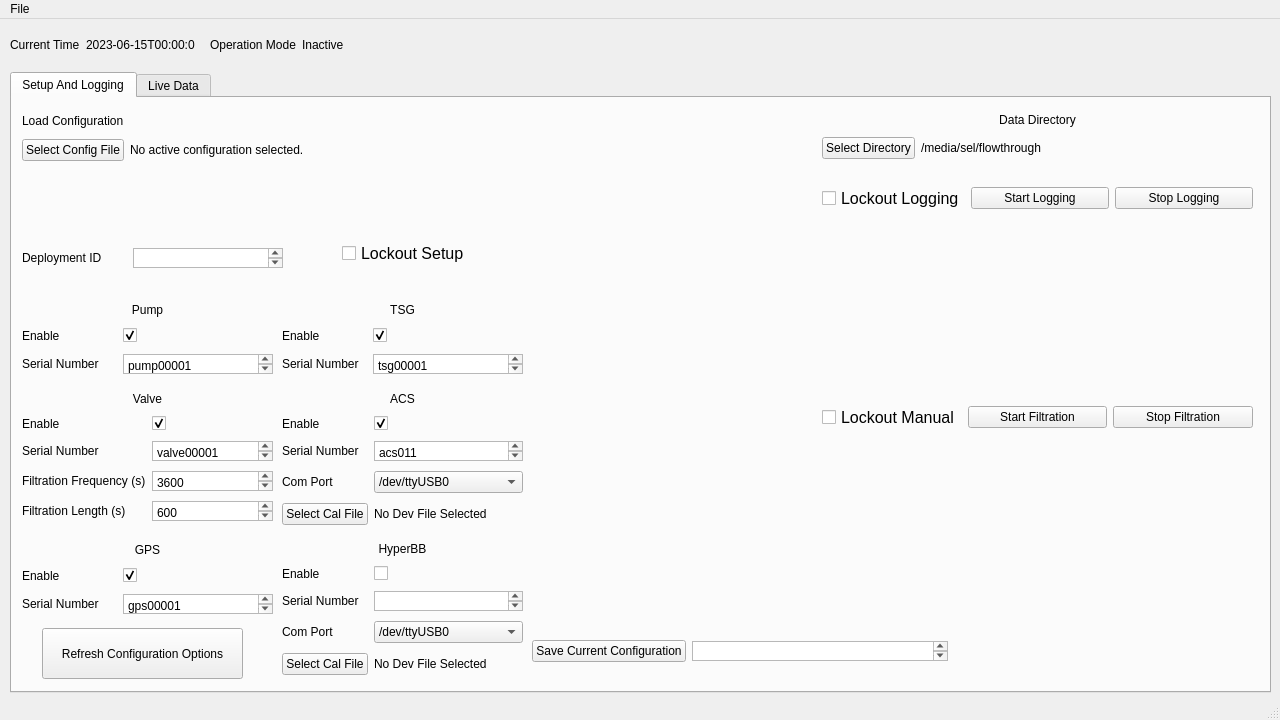
<?xml version="1.0" encoding="UTF-8"?>
<ui version="4.0">
 <class>MainWindow</class>
 <widget class="QMainWindow" name="MainWindow">
  <property name="geometry">
   <rect>
    <x>0</x>
    <y>0</y>
    <width>1280</width>
    <height>720</height>
   </rect>
  </property>
  <property name="sizePolicy">
   <sizepolicy hsizetype="Fixed" vsizetype="Fixed">
    <horstretch>0</horstretch>
    <verstretch>0</verstretch>
   </sizepolicy>
  </property>
  <property name="minimumSize">
   <size>
    <width>1280</width>
    <height>720</height>
   </size>
  </property>
  <property name="maximumSize">
   <size>
    <width>1280</width>
    <height>720</height>
   </size>
  </property>
  <property name="windowTitle">
   <string>MainWindow</string>
  </property>
  <widget class="QWidget" name="centralwidget">
   <widget class="QTabWidget" name="TabWidget">
    <property name="geometry">
     <rect>
      <x>10</x>
      <y>53</y>
      <width>1261</width>
      <height>621</height>
     </rect>
    </property>
    <property name="currentIndex">
     <number>0</number>
    </property>
    <widget class="QWidget" name="ComLogTab">
     <attribute name="title">
      <string>Setup And Logging</string>
     </attribute>
     <widget class="QWidget" name="gridLayoutWidget_3">
      <property name="geometry">
       <rect>
        <x>810</x>
        <y>10</y>
        <width>431</width>
        <height>51</height>
       </rect>
      </property>
      <layout class="QGridLayout" name="gridLayout_3" columnstretch="0,1">
       <item row="1" column="0">
        <widget class="QPushButton" name="pushButton">
         <property name="text">
          <string>Select Directory</string>
         </property>
        </widget>
       </item>
       <item row="1" column="1">
        <widget class="QLabel" name="label_10">
         <property name="text">
          <string>/media/sel/flowthrough</string>
         </property>
        </widget>
       </item>
       <item row="0" column="0" colspan="2">
        <widget class="QLabel" name="label_11">
         <property name="text">
          <string>Data Directory</string>
         </property>
         <property name="alignment">
          <set>Qt::AlignCenter</set>
         </property>
        </widget>
       </item>
      </layout>
     </widget>
     <widget class="QWidget" name="gridLayoutWidget_4">
      <property name="geometry">
       <rect>
        <x>10</x>
        <y>10</y>
        <width>431</width>
        <height>53</height>
       </rect>
      </property>
      <layout class="QGridLayout" name="gridLayout_4" rowstretch="0,0" columnstretch="0,1">
       <property name="bottomMargin">
        <number>0</number>
       </property>
       <property name="spacing">
        <number>6</number>
       </property>
       <item row="1" column="0">
        <widget class="QPushButton" name="pushButton_3">
         <property name="text">
          <string>Select Config File</string>
         </property>
        </widget>
       </item>
       <item row="1" column="1">
        <widget class="QLabel" name="label_18">
         <property name="text">
          <string>No active configuration selected.</string>
         </property>
        </widget>
       </item>
       <item row="0" column="0" colspan="2">
        <widget class="QLabel" name="label_17">
         <property name="text">
          <string>Load Configuration</string>
         </property>
        </widget>
       </item>
      </layout>
     </widget>
     <widget class="QWidget" name="gridLayoutWidget_8">
      <property name="geometry">
       <rect>
        <x>10</x>
        <y>200</y>
        <width>251</width>
        <height>81</height>
       </rect>
      </property>
      <layout class="QGridLayout" name="gridLayout_8">
       <item row="1" column="1">
        <widget class="QCheckBox" name="checkBox">
         <property name="text">
          <string/>
         </property>
         <property name="checked">
          <bool>true</bool>
         </property>
        </widget>
       </item>
       <item row="2" column="0">
        <widget class="QLabel" name="label_3">
         <property name="text">
          <string>Serial Number</string>
         </property>
        </widget>
       </item>
       <item row="1" column="0">
        <widget class="QLabel" name="label_12">
         <property name="text">
          <string>Enable</string>
         </property>
        </widget>
       </item>
       <item row="2" column="1">
        <widget class="QPlainTextEdit" name="plainTextEdit_2">
         <property name="sizePolicy">
          <sizepolicy hsizetype="Expanding" vsizetype="Fixed">
           <horstretch>0</horstretch>
           <verstretch>20</verstretch>
          </sizepolicy>
         </property>
         <property name="maximumSize">
          <size>
           <width>150</width>
           <height>20</height>
          </size>
         </property>
         <property name="plainText">
          <string>pump00001</string>
         </property>
        </widget>
       </item>
       <item row="0" column="0" colspan="2">
        <widget class="QLabel" name="label_2">
         <property name="sizePolicy">
          <sizepolicy hsizetype="Preferred" vsizetype="Fixed">
           <horstretch>0</horstretch>
           <verstretch>0</verstretch>
          </sizepolicy>
         </property>
         <property name="text">
          <string>Pump</string>
         </property>
         <property name="alignment">
          <set>Qt::AlignCenter</set>
         </property>
        </widget>
       </item>
      </layout>
     </widget>
     <widget class="QWidget" name="gridLayoutWidget_9">
      <property name="geometry">
       <rect>
        <x>10</x>
        <y>290</y>
        <width>251</width>
        <height>141</height>
       </rect>
      </property>
      <layout class="QGridLayout" name="gridLayout_9">
       <item row="3" column="1">
        <widget class="QPlainTextEdit" name="plainTextEdit_4">
         <property name="sizePolicy">
          <sizepolicy hsizetype="Expanding" vsizetype="Fixed">
           <horstretch>0</horstretch>
           <verstretch>20</verstretch>
          </sizepolicy>
         </property>
         <property name="maximumSize">
          <size>
           <width>150</width>
           <height>20</height>
          </size>
         </property>
         <property name="plainText">
          <string>3600</string>
         </property>
        </widget>
       </item>
       <item row="4" column="0">
        <widget class="QLabel" name="label_20">
         <property name="text">
          <string>Filtration Length (s)</string>
         </property>
        </widget>
       </item>
       <item row="4" column="1">
        <widget class="QPlainTextEdit" name="plainTextEdit_5">
         <property name="sizePolicy">
          <sizepolicy hsizetype="Expanding" vsizetype="Fixed">
           <horstretch>0</horstretch>
           <verstretch>20</verstretch>
          </sizepolicy>
         </property>
         <property name="maximumSize">
          <size>
           <width>150</width>
           <height>20</height>
          </size>
         </property>
         <property name="plainText">
          <string>600</string>
         </property>
        </widget>
       </item>
       <item row="3" column="0">
        <widget class="QLabel" name="label_19">
         <property name="text">
          <string>Filtration Frequency (s)</string>
         </property>
        </widget>
       </item>
       <item row="2" column="0">
        <widget class="QLabel" name="label_13">
         <property name="text">
          <string>Serial Number</string>
         </property>
        </widget>
       </item>
       <item row="1" column="0">
        <widget class="QLabel" name="label_14">
         <property name="text">
          <string>Enable</string>
         </property>
        </widget>
       </item>
       <item row="1" column="1">
        <widget class="QCheckBox" name="checkBox_2">
         <property name="text">
          <string/>
         </property>
         <property name="checked">
          <bool>true</bool>
         </property>
        </widget>
       </item>
       <item row="0" column="0" colspan="2">
        <widget class="QLabel" name="label_16">
         <property name="sizePolicy">
          <sizepolicy hsizetype="Preferred" vsizetype="Fixed">
           <horstretch>0</horstretch>
           <verstretch>0</verstretch>
          </sizepolicy>
         </property>
         <property name="text">
          <string>Valve</string>
         </property>
         <property name="alignment">
          <set>Qt::AlignCenter</set>
         </property>
        </widget>
       </item>
       <item row="2" column="1">
        <widget class="QPlainTextEdit" name="plainTextEdit_3">
         <property name="sizePolicy">
          <sizepolicy hsizetype="Expanding" vsizetype="Fixed">
           <horstretch>0</horstretch>
           <verstretch>20</verstretch>
          </sizepolicy>
         </property>
         <property name="maximumSize">
          <size>
           <width>150</width>
           <height>20</height>
          </size>
         </property>
         <property name="plainText">
          <string>valve00001</string>
         </property>
        </widget>
       </item>
      </layout>
     </widget>
     <widget class="QWidget" name="gridLayoutWidget_10">
      <property name="geometry">
       <rect>
        <x>10</x>
        <y>440</y>
        <width>251</width>
        <height>81</height>
       </rect>
      </property>
      <layout class="QGridLayout" name="gridLayout_10">
       <item row="0" column="0" colspan="2">
        <widget class="QLabel" name="label_25">
         <property name="sizePolicy">
          <sizepolicy hsizetype="Preferred" vsizetype="Fixed">
           <horstretch>0</horstretch>
           <verstretch>0</verstretch>
          </sizepolicy>
         </property>
         <property name="text">
          <string>GPS</string>
         </property>
         <property name="alignment">
          <set>Qt::AlignCenter</set>
         </property>
        </widget>
       </item>
       <item row="2" column="0">
        <widget class="QLabel" name="label_22">
         <property name="text">
          <string>Serial Number</string>
         </property>
        </widget>
       </item>
       <item row="1" column="0">
        <widget class="QLabel" name="label_23">
         <property name="text">
          <string>Enable</string>
         </property>
        </widget>
       </item>
       <item row="1" column="1">
        <widget class="QCheckBox" name="checkBox_3">
         <property name="text">
          <string/>
         </property>
         <property name="checked">
          <bool>true</bool>
         </property>
        </widget>
       </item>
       <item row="2" column="1">
        <widget class="QPlainTextEdit" name="plainTextEdit_6">
         <property name="sizePolicy">
          <sizepolicy hsizetype="Expanding" vsizetype="Fixed">
           <horstretch>0</horstretch>
           <verstretch>20</verstretch>
          </sizepolicy>
         </property>
         <property name="maximumSize">
          <size>
           <width>150</width>
           <height>20</height>
          </size>
         </property>
         <property name="plainText">
          <string>gps00001</string>
         </property>
        </widget>
       </item>
      </layout>
     </widget>
     <widget class="QWidget" name="gridLayoutWidget_11">
      <property name="geometry">
       <rect>
        <x>270</x>
        <y>200</y>
        <width>241</width>
        <height>81</height>
       </rect>
      </property>
      <layout class="QGridLayout" name="gridLayout_11">
       <item row="1" column="1">
        <widget class="QCheckBox" name="checkBox_4">
         <property name="text">
          <string/>
         </property>
         <property name="checkable">
          <bool>true</bool>
         </property>
         <property name="checked">
          <bool>true</bool>
         </property>
        </widget>
       </item>
       <item row="1" column="0">
        <widget class="QLabel" name="label_32">
         <property name="text">
          <string>Enable</string>
         </property>
        </widget>
       </item>
       <item row="2" column="0">
        <widget class="QLabel" name="label_30">
         <property name="text">
          <string>Serial Number</string>
         </property>
        </widget>
       </item>
       <item row="0" column="0" colspan="2">
        <widget class="QLabel" name="label_28">
         <property name="sizePolicy">
          <sizepolicy hsizetype="Preferred" vsizetype="Fixed">
           <horstretch>0</horstretch>
           <verstretch>0</verstretch>
          </sizepolicy>
         </property>
         <property name="text">
          <string>TSG</string>
         </property>
         <property name="alignment">
          <set>Qt::AlignCenter</set>
         </property>
        </widget>
       </item>
       <item row="2" column="1">
        <widget class="QPlainTextEdit" name="plainTextEdit_8">
         <property name="sizePolicy">
          <sizepolicy hsizetype="Expanding" vsizetype="Fixed">
           <horstretch>0</horstretch>
           <verstretch>20</verstretch>
          </sizepolicy>
         </property>
         <property name="maximumSize">
          <size>
           <width>150</width>
           <height>20</height>
          </size>
         </property>
         <property name="plainText">
          <string>tsg00001</string>
         </property>
        </widget>
       </item>
      </layout>
     </widget>
     <widget class="QWidget" name="gridLayoutWidget_12">
      <property name="geometry">
       <rect>
        <x>270</x>
        <y>290</y>
        <width>241</width>
        <height>141</height>
       </rect>
      </property>
      <layout class="QGridLayout" name="gridLayout_12">
       <item row="0" column="0" colspan="2">
        <widget class="QLabel" name="label_33">
         <property name="sizePolicy">
          <sizepolicy hsizetype="Preferred" vsizetype="Fixed">
           <horstretch>0</horstretch>
           <verstretch>0</verstretch>
          </sizepolicy>
         </property>
         <property name="text">
          <string>ACS</string>
         </property>
         <property name="alignment">
          <set>Qt::AlignCenter</set>
         </property>
        </widget>
       </item>
       <item row="3" column="1">
        <widget class="QComboBox" name="comboBox_8">
         <item>
          <property name="text">
           <string>/dev/ttyUSB0</string>
          </property>
         </item>
         <item>
          <property name="text">
           <string>Select Com Port</string>
          </property>
         </item>
        </widget>
       </item>
       <item row="3" column="0">
        <widget class="QLabel" name="label_34">
         <property name="text">
          <string>Com Port</string>
         </property>
        </widget>
       </item>
       <item row="2" column="0">
        <widget class="QLabel" name="label_35">
         <property name="text">
          <string>Serial Number</string>
         </property>
        </widget>
       </item>
       <item row="1" column="0">
        <widget class="QLabel" name="label_37">
         <property name="text">
          <string>Enable</string>
         </property>
        </widget>
       </item>
       <item row="1" column="1">
        <widget class="QCheckBox" name="checkBox_5">
         <property name="text">
          <string/>
         </property>
         <property name="checked">
          <bool>true</bool>
         </property>
        </widget>
       </item>
       <item row="2" column="1">
        <widget class="QPlainTextEdit" name="plainTextEdit_9">
         <property name="sizePolicy">
          <sizepolicy hsizetype="Expanding" vsizetype="Fixed">
           <horstretch>0</horstretch>
           <verstretch>20</verstretch>
          </sizepolicy>
         </property>
         <property name="maximumSize">
          <size>
           <width>150</width>
           <height>20</height>
          </size>
         </property>
         <property name="plainText">
          <string>acs011</string>
         </property>
        </widget>
       </item>
       <item row="4" column="0">
        <widget class="QPushButton" name="pushButton_2">
         <property name="text">
          <string>Select Cal File</string>
         </property>
        </widget>
       </item>
       <item row="4" column="1">
        <widget class="QLabel" name="label_36">
         <property name="text">
          <string>No Dev File Selected</string>
         </property>
        </widget>
       </item>
      </layout>
     </widget>
     <widget class="QWidget" name="gridLayoutWidget_13">
      <property name="geometry">
       <rect>
        <x>270</x>
        <y>440</y>
        <width>241</width>
        <height>141</height>
       </rect>
      </property>
      <layout class="QGridLayout" name="gridLayout_13">
       <item row="0" column="0" colspan="2">
        <widget class="QLabel" name="label_38">
         <property name="sizePolicy">
          <sizepolicy hsizetype="Preferred" vsizetype="Fixed">
           <horstretch>0</horstretch>
           <verstretch>0</verstretch>
          </sizepolicy>
         </property>
         <property name="text">
          <string>HyperBB</string>
         </property>
         <property name="alignment">
          <set>Qt::AlignCenter</set>
         </property>
        </widget>
       </item>
       <item row="3" column="1">
        <widget class="QComboBox" name="comboBox_9">
         <item>
          <property name="text">
           <string>/dev/ttyUSB0</string>
          </property>
         </item>
         <item>
          <property name="text">
           <string>Select Com Port</string>
          </property>
         </item>
        </widget>
       </item>
       <item row="3" column="0">
        <widget class="QLabel" name="label_39">
         <property name="text">
          <string>Com Port</string>
         </property>
        </widget>
       </item>
       <item row="2" column="0">
        <widget class="QLabel" name="label_40">
         <property name="text">
          <string>Serial Number</string>
         </property>
        </widget>
       </item>
       <item row="1" column="0">
        <widget class="QLabel" name="label_41">
         <property name="text">
          <string>Enable</string>
         </property>
        </widget>
       </item>
       <item row="1" column="1">
        <widget class="QCheckBox" name="checkBox_6">
         <property name="text">
          <string/>
         </property>
        </widget>
       </item>
       <item row="2" column="1">
        <widget class="QPlainTextEdit" name="plainTextEdit_10">
         <property name="sizePolicy">
          <sizepolicy hsizetype="Expanding" vsizetype="Fixed">
           <horstretch>0</horstretch>
           <verstretch>20</verstretch>
          </sizepolicy>
         </property>
         <property name="maximumSize">
          <size>
           <width>150</width>
           <height>20</height>
          </size>
         </property>
         <property name="plainText">
          <string/>
         </property>
        </widget>
       </item>
       <item row="4" column="0">
        <widget class="QPushButton" name="pushButton_4">
         <property name="text">
          <string>Select Cal File</string>
         </property>
        </widget>
       </item>
       <item row="4" column="1">
        <widget class="QLabel" name="label_42">
         <property name="text">
          <string>No Dev File Selected</string>
         </property>
        </widget>
       </item>
      </layout>
     </widget>
     <widget class="QWidget" name="gridLayoutWidget_2">
      <property name="geometry">
       <rect>
        <x>10</x>
        <y>140</y>
        <width>261</width>
        <height>41</height>
       </rect>
      </property>
      <layout class="QGridLayout" name="gridLayout_2">
       <item row="0" column="0">
        <widget class="QLabel" name="label">
         <property name="text">
          <string>Deployment ID</string>
         </property>
        </widget>
       </item>
       <item row="0" column="1">
        <widget class="QPlainTextEdit" name="plainTextEdit_11">
         <property name="sizePolicy">
          <sizepolicy hsizetype="Expanding" vsizetype="Fixed">
           <horstretch>0</horstretch>
           <verstretch>20</verstretch>
          </sizepolicy>
         </property>
         <property name="maximumSize">
          <size>
           <width>150</width>
           <height>20</height>
          </size>
         </property>
         <property name="plainText">
          <string/>
         </property>
        </widget>
       </item>
      </layout>
     </widget>
     <widget class="QWidget" name="gridLayoutWidget_14">
      <property name="geometry">
       <rect>
        <x>520</x>
        <y>542</y>
        <width>491</width>
        <height>41</height>
       </rect>
      </property>
      <layout class="QGridLayout" name="gridLayout_14" rowstretch="1" columnstretch="0,5" columnminimumwidth="0,0">
       <property name="sizeConstraint">
        <enum>QLayout::SetFixedSize</enum>
       </property>
       <property name="bottomMargin">
        <number>0</number>
       </property>
       <property name="spacing">
        <number>6</number>
       </property>
       <item row="0" column="0">
        <widget class="QPushButton" name="pushButton_5">
         <property name="text">
          <string>Save Current Configuration</string>
         </property>
        </widget>
       </item>
       <item row="0" column="1">
        <widget class="QPlainTextEdit" name="plainTextEdit_12">
         <property name="sizePolicy">
          <sizepolicy hsizetype="Expanding" vsizetype="Fixed">
           <horstretch>0</horstretch>
           <verstretch>20</verstretch>
          </sizepolicy>
         </property>
         <property name="maximumSize">
          <size>
           <width>300</width>
           <height>20</height>
          </size>
         </property>
         <property name="plainText">
          <string/>
         </property>
        </widget>
       </item>
      </layout>
     </widget>
     <widget class="QCheckBox" name="checkBox_7">
      <property name="geometry">
       <rect>
        <x>330</x>
        <y>130</y>
        <width>131</width>
        <height>51</height>
       </rect>
      </property>
      <property name="font">
       <font>
        <pointsize>12</pointsize>
       </font>
      </property>
      <property name="text">
       <string>Lockout Setup</string>
      </property>
      <property name="iconSize">
       <size>
        <width>100</width>
        <height>100</height>
       </size>
      </property>
     </widget>
     <widget class="QPushButton" name="pushButton_10">
      <property name="geometry">
       <rect>
        <x>30</x>
        <y>530</y>
        <width>201</width>
        <height>51</height>
       </rect>
      </property>
      <property name="text">
       <string>Refresh Configuration Options</string>
      </property>
     </widget>
     <widget class="QWidget" name="gridLayoutWidget_16">
      <property name="geometry">
       <rect>
        <x>810</x>
        <y>70</y>
        <width>431</width>
        <height>61</height>
       </rect>
      </property>
      <layout class="QGridLayout" name="gridLayout_16">
       <item row="0" column="2">
        <widget class="QPushButton" name="pushButton_9">
         <property name="text">
          <string>Stop Logging</string>
         </property>
        </widget>
       </item>
       <item row="0" column="1">
        <widget class="QPushButton" name="pushButton_8">
         <property name="text">
          <string>Start Logging</string>
         </property>
        </widget>
       </item>
       <item row="0" column="0">
        <widget class="QCheckBox" name="checkBox_8">
         <property name="font">
          <font>
           <pointsize>12</pointsize>
          </font>
         </property>
         <property name="text">
          <string>Lockout Logging</string>
         </property>
         <property name="iconSize">
          <size>
           <width>100</width>
           <height>100</height>
          </size>
         </property>
        </widget>
       </item>
      </layout>
     </widget>
     <widget class="QWidget" name="gridLayoutWidget">
      <property name="geometry">
       <rect>
        <x>810</x>
        <y>280</y>
        <width>431</width>
        <height>80</height>
       </rect>
      </property>
      <layout class="QGridLayout" name="gridLayout">
       <item row="0" column="1">
        <widget class="QPushButton" name="pushButton_6">
         <property name="text">
          <string>Start Filtration</string>
         </property>
        </widget>
       </item>
       <item row="0" column="0">
        <widget class="QCheckBox" name="checkBox_9">
         <property name="font">
          <font>
           <pointsize>12</pointsize>
          </font>
         </property>
         <property name="text">
          <string>Lockout Manual</string>
         </property>
         <property name="iconSize">
          <size>
           <width>100</width>
           <height>100</height>
          </size>
         </property>
        </widget>
       </item>
       <item row="0" column="2">
        <widget class="QPushButton" name="pushButton_7">
         <property name="text">
          <string>Stop Filtration</string>
         </property>
        </widget>
       </item>
      </layout>
     </widget>
    </widget>
    <widget class="QWidget" name="tab_2">
     <attribute name="title">
      <string>Live Data</string>
     </attribute>
    </widget>
   </widget>
   <widget class="QWidget" name="gridLayoutWidget_6">
    <property name="geometry">
     <rect>
      <x>210</x>
      <y>10</y>
      <width>141</width>
      <height>31</height>
     </rect>
    </property>
    <layout class="QGridLayout" name="gridLayout_6">
     <item row="0" column="0">
      <widget class="QLabel" name="label_5">
       <property name="text">
        <string>Operation Mode</string>
       </property>
      </widget>
     </item>
     <item row="0" column="1">
      <widget class="QLabel" name="label_6">
       <property name="text">
        <string>Inactive</string>
       </property>
      </widget>
     </item>
    </layout>
   </widget>
   <widget class="QWidget" name="gridLayoutWidget_7">
    <property name="geometry">
     <rect>
      <x>10</x>
      <y>10</y>
      <width>185</width>
      <height>31</height>
     </rect>
    </property>
    <layout class="QGridLayout" name="gridLayout_7">
     <item row="0" column="0">
      <widget class="QLabel" name="label_7">
       <property name="text">
        <string>Current Time</string>
       </property>
      </widget>
     </item>
     <item row="0" column="1">
      <widget class="QLabel" name="label_8">
       <property name="text">
        <string>2023-06-15T00:00:00Z</string>
       </property>
      </widget>
     </item>
    </layout>
   </widget>
  </widget>
  <widget class="QMenuBar" name="menubar">
   <property name="geometry">
    <rect>
     <x>0</x>
     <y>0</y>
     <width>1280</width>
     <height>22</height>
    </rect>
   </property>
   <widget class="QMenu" name="menuFile">
    <property name="title">
     <string>File</string>
    </property>
    <addaction name="actionExit"/>
   </widget>
   <addaction name="menuFile"/>
  </widget>
  <widget class="QStatusBar" name="statusbar"/>
  <action name="actionExit">
   <property name="text">
    <string>Exit</string>
   </property>
  </action>
 </widget>
 <resources/>
 <connections/>
</ui>
